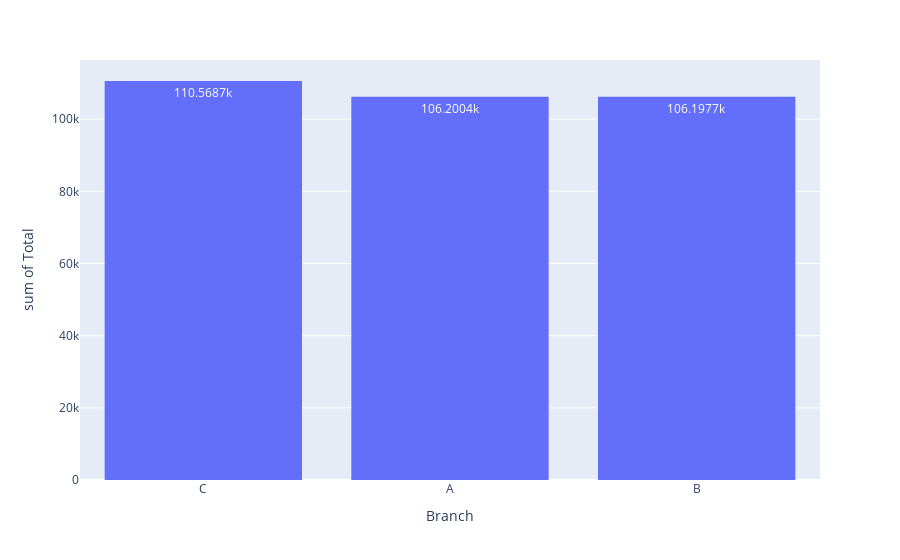

Notebook code for this chart:
### Code cell
px.histogram(data_frame= total_sales, x= 'Branch', y= 'Total', text_auto= True)

### Figure 1 — Plotly figure (JSON) as saved in the notebook; plotly's stock layout.template omitted (floating-point values rounded to 4 significant figures)
{"data": [{"alignmentgroup": "True", "bingroup": "x", "histfunc": "sum", "hovertemplate": "Branch=%{x}<br>sum of Total=%{y}<extra></extra>", "legendgroup": "", "marker": {"color": "#636efa", "pattern": {"shape": ""}}, "name": "", "offsetgroup": "", "orientation": "v", "showlegend": false, "texttemplate": "%{value}", "type": "histogram", "x": ["C", "A", "B"], "xaxis": "x", "y": [110600.0, 106200.0, 106200.0], "yaxis": "y"}], "layout": {"barmode": "relative", "legend": {"tracegroupgap": 0}, "margin": {"t": 60}, "xaxis": {"anchor": "y", "domain": [0, 1], "title": {"text": "Branch"}}, "yaxis": {"anchor": "x", "domain": [0, 1], "title": {"text": "sum of Total"}}}}
